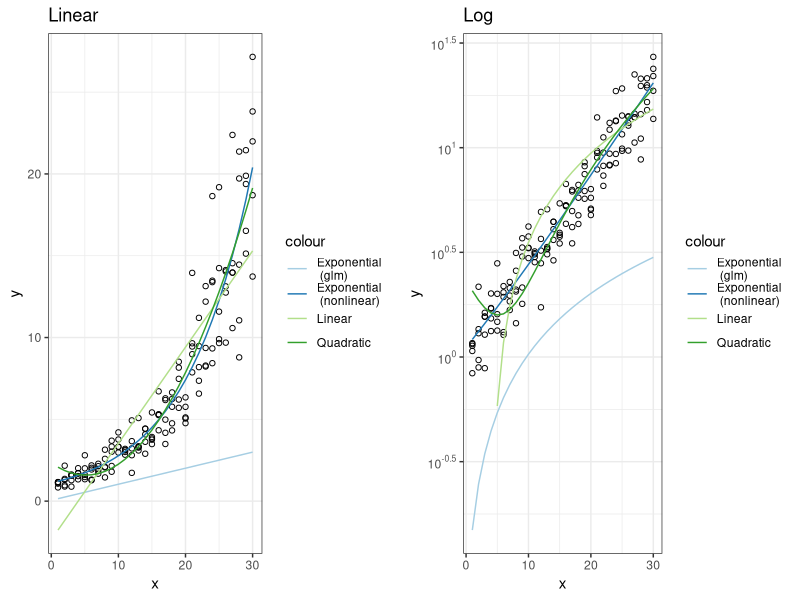
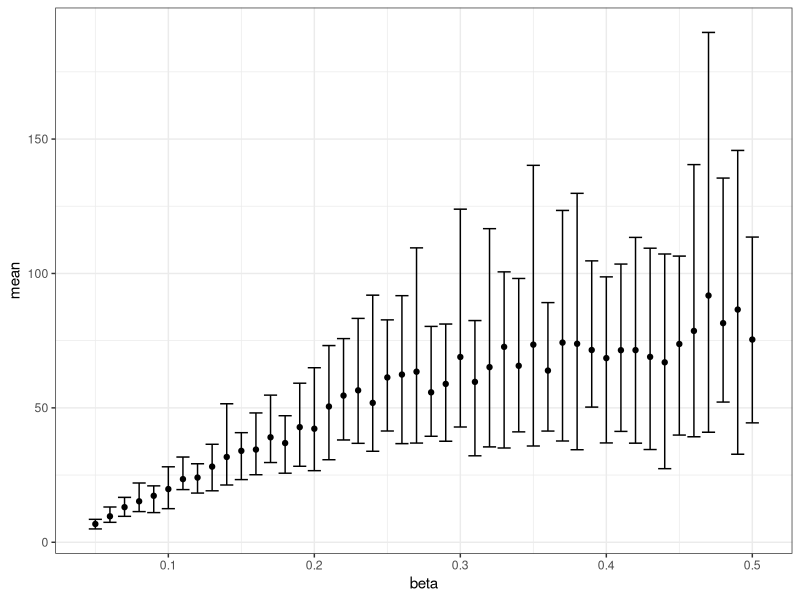

Reproduce these figures in R, in order.
require(tidyverse)
require(gridExtra)
require(scales)

# Exponential ---------------------------------------------------------------------------------------
simulate.exponential <- 
  function(N, xRange = c(1,N), nReps, alpha, beta, theta, muErr, sdErr, errorType, ...){
  
  exp.data <- data.frame(x = rep(seq(xRange[1], xRange[2], length.out = N), nReps), y = NA)
  
  if(errorType %in% c("Mult", "mult", "Multiplicative", "multiplicative")){
     exp.data$y <- alpha*exp(beta*exp.data$x + rnorm(N*nReps, muErr, sdErr)) + theta
  } else { 
    if(errorType %in% c("Add", "add", "Additive", "additive")){
      exp.data$y <- alpha*exp(beta*exp.data$x) + theta + rnorm(N*nReps, muErr, sdErr)
    }
  }

  return(exp.data)
}

# Quadratic ------------------------------------------------------------------------

simulate.quadratic <- 
  function(N, nReps, xRange = c(1,N), beta0, beta1, beta2, muErr, sdErr, ...){
    
    quad.data <- data.frame(x = rep(seq(xRange[1], xRange[2], length.out = N), nReps), y = NA)
    quad.data$y <- beta0 + beta1*quad.data$x + beta2*quad.data$x^2 + rnorm(N*nReps, muErr, sdErr)
    
    return(quad.data)
  }

# Overall Simulation Function ----------------------------------------------------------------

simulate.data <- 
  function(simulateFunction, ...){
    sim.data <- simulateFunction(...)
  }

# Evaluate Fit -------------------------------------------------------------------------------

fit.models <- 
  function(sim.data){
      
      #fit glm exponential model (BEWARE HERE)
      glm.mod <- glm(y ~ x, data = sim.data[(sim.data$y > 0),], family = Gamma(link="log"))
    
      # fit nonlinear exponential model
      theta.0 <- min(sim.data$y) * 0.5  
      model.0 <- lm(log(y) ~ x, data=sim.data)  
      alpha.0 <- exp(coef(model.0)[1])
      beta.0 <- coef(model.0)[2]
      start <- list(alpha = alpha.0, beta = beta.0, theta = theta.0)
      exp.mod   <- model <- nls(y ~ alpha * exp(beta * x) + theta , data = sim.data, start = start)
      
      # fit quadratic model
      quad.mod  <- lm(y ~ x + I(x^2), data = sim.data)
        
      # fit linear model
      lin.mod   <- lm(y ~ x, data = sim.data)
      
      # Calculate lack of fit
      if(nrow(sim.data)/length(unique(sim.data$x)) > 1){
        lof.mod <- lm(y ~ as.factor(x), data = sim.data)
        lof <- anova(lof.mod) %>% 
          as.data.frame() %>%
          filter(row.names(.) == "as.factor(x)")
      } else {
        lof.mod <- NULL
        lof <- NULL
      }
              
      return(list(sim.data = sim.data, glm.mod = glm.mod, exp.mod = exp.mod, quad.mod = quad.mod, lin.mod = lin.mod, lof.mod = lof.mod, lof = lof))
  }

# Trial -------------------------------------------------------------------

sim.data <- simulate.data(simulateFunction = simulate.exponential, 
                          N = 30, 
                          nReps = 5,
                          xRange = c(1,30), 
                          
                          # Exponential Parameters
                          alpha = 1,
                          beta = 0.1, 
                          theta = 0,
                          
                          # Quadratic Parameters
                          beta0 = 0,
                          beta1 = 0, 
                          beta2 = 0.1,
                          
                          muErr = 0, 
                          sdErr = 0.25,
                          errorType = "mult")

sim.fit <- fit.models(sim.data)

lin.fit <- c("Exponential (glm)", "Exponential (nonlinear)", "Linear", "Quadratic")

lin.plot <- sim.fit$sim.data %>%
  ggplot(aes(x = x, y = y)) +
  geom_point(shape = 1) +
  scale_color_brewer(palette = "Paired") +
  theme_bw() +
  ggtitle("Linear")
if("Exponential (glm)" %in% lin.fit){
  lin.plot <- lin.plot + geom_line(aes(y = predict(sim.fit$glm.mod, dispersion = 1), color = "Exponential \n (glm)"))
} 
if("Exponential (nonlinear)" %in% lin.fit){
  lin.plot <- lin.plot + geom_line(aes(y = predict(sim.fit$exp.mod), color = "Exponential \n (nonlinear)"))
} 
if("Linear" %in% lin.fit){
  lin.plot <- lin.plot + geom_line(aes(y = predict(sim.fit$lin.mod), color = "Linear"))
} 
if("Quadratic" %in% lin.fit){
    lin.plot <- lin.plot + geom_line(aes(y = predict(sim.fit$quad.mod), color = "Quadratic"))
}

log.fit <- c("Exponential (glm)", "Exponential (nonlinear)", "Linear", "Quadratic")

log.plot <- sim.fit$sim.data %>%
  ggplot(aes(x = x, y = y)) +
  geom_point(shape = 1) +
  scale_y_continuous(trans = "log10",
                     breaks = trans_breaks("log10", function(x) 10^x),
                     labels = trans_format("log10", math_format(10^.x))) +
  scale_color_brewer(palette = "Paired") +
  theme_bw() +
  ggtitle("Log")
if("Exponential (glm)" %in% log.fit){
  log.plot <- log.plot + geom_line(aes(y = predict(sim.fit$glm.mod, dispersion = 1), color = "Exponential \n (glm)"))
} 
if("Exponential (nonlinear)" %in% log.fit){
  log.plot <- log.plot + geom_line(aes(y = predict(sim.fit$exp.mod), color = "Exponential \n (nonlinear)"))
} 
if("Linear" %in% log.fit){
  log.plot <- log.plot + geom_line(aes(y = predict(sim.fit$lin.mod), color = "Linear"))
} 
if("Quadratic" %in% log.fit){
  log.plot <- log.plot + geom_line(aes(y = predict(sim.fit$quad.mod), color = "Quadratic"))
}

grid.arrange(lin.plot, log.plot, ncol=2)

# Evaluate Fit ---------------------------------------------------------------------

calcLOF <- 
  function(sim.data){
    
    # Calculate lack of fit
    if(nrow(sim.data)/length(unique(sim.data$x)) > 1){
      lof.mod <- lm(y ~ as.factor(x), data = sim.data)
      lof <- anova(lof.mod) %>% 
        as.data.frame() %>%
        filter(row.names(.) == "as.factor(x)")
    } else {
      lof.mod <- NULL
      lof <- NULL
    }
    
    return(list(lof = lof))
  }

# calcLOF(sim.data)

evalFit <- function(samps, lofStat, simulateFunc, ...){
  
  eval.stats <- rep(NA, samps)
  
  for(i in 1:samps){
    samp.data <- simulateFunc(...)
    eval.stats[i] <- calcLOF(samp.data)$lof[lofStat] %>% as.numeric()
  }
  
  return(cbind(lower = quantile(eval.stats, 0.05), mean = mean(eval.stats), upper = quantile(eval.stats, 0.95)))
}

evalFit(samps = 1000, 
        lofStat = "F value", 
        simulateFunc = simulate.exponential, 
        N = 30, 
        nReps = 5,
        xRange = c(1,30), 
        
        # Exponential Parameters
        alpha = 1,
        beta = 0.1, 
        theta = 0,
        
        # Quadratic Parameters
        beta0 = 0,
        beta1 = 0, 
        beta2 = 0.1,
        
        muErr = 0, 
        sdErr = 0.25,
        errorType = "mult")


# Run 1000 replications -------------------------------------------------------------------

repEvalFit <- 
  function(parmAdjust, parmRange, parmBy, ...){
    
    parm.seq <- seq(parmRange[1], parmRange[2], parmBy)
    eval.data <- cbind(parm.seq, matrix(NA, nrow = length(parm.seq), ncol = 3))
    colnames(eval.data) <- c(parmAdjust, "lower", "mean", "upper")
    
    for(j in 1:length(parm.seq)){
      
      if(parmAdjust %in% c("beta")){
        eval.stats <- evalFit(beta = parm.seq[j], ...)
      }
      
      if(parmAdjust %in% c("N")){
        eval.stats <- evalFit(N = parm.seq[j], ...)
      }
      
      if(parmAdjust %in% c("sdErr")){
        eval.stats <- evalFit(sdErr = parm.seq[j], ...)
      }
      
      eval.data[j,2] <- eval.stats[1]
      eval.data[j,3] <- eval.stats[2]
      eval.data[j,4] <- eval.stats[3]
    }
    
    return(eval.data)
  }


eval.data <- repEvalFit(parmAdjust = "beta", 
           parmRange = c(0.05, 0.5),
           parmBy = 0.01,
           samps = 20, 
           lofStat = "F value", 
           simulateFunc = simulate.exponential, 
           N = 30, 
           nReps = 5,
           xRange = c(1,20), 
           
           # Exponential Parameters
           alpha = 1,
           # beta = 0.1
           theta = 0,
           
           # Quadratic Parameters
           beta0 = 0,
           beta1 = 0, 
           beta2 = 0.1,
           
           muErr = 0, 
           sdErr = 0.25,
           errorType = "mult")

eval.data %>%
  data.frame() %>%
  ggplot(aes(x = beta, y = mean)) +
  geom_errorbar(aes(ymin = lower, ymax = upper)) +
  geom_point() +
  theme_bw() 


